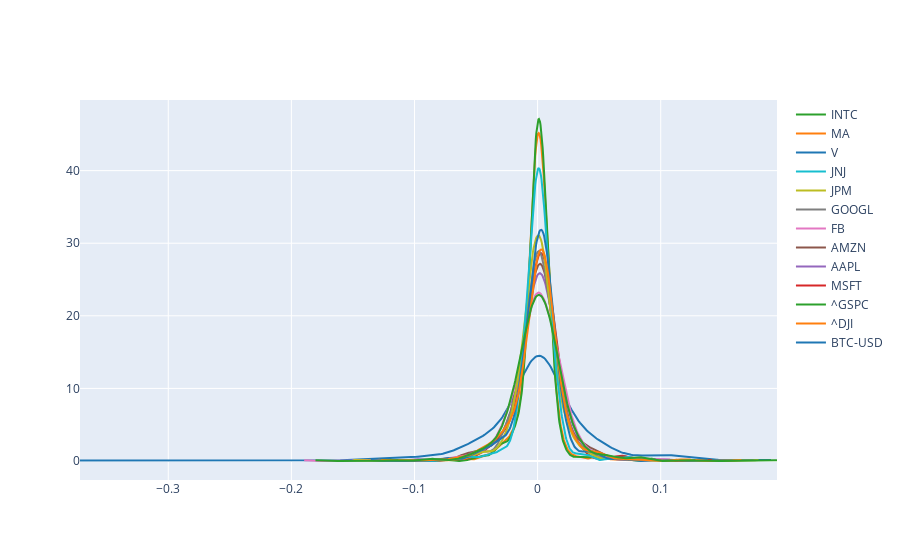

Notebook source saved alongside this figure:
### Code cell
import plotly.figure_factory as ff
import numpy as np
import pandas as pd

fig = ff.create_distplot([df_pct[c] for c in df_pct.columns], df_pct.columns, show_rug=False, show_hist=False)
fig.show()

### Figure 1 — Plotly figure (JSON) as saved in the notebook; plotly's stock layout.template omitted (floating-point values rounded to 4 significant figures; data arrays with more than 128 entries replaced by an {"elided": "..."} marker saying what was removed)
{"data": [{"legendgroup": "BTC-USD", "marker": {"color": "rgb(31, 119, 180)"}, "mode": "lines", "name": "BTC-USD", "showlegend": true, "type": "scatter", "x": {"elided": "500 float values"}, "xaxis": "x", "y": {"elided": "500 float values"}, "yaxis": "y"}, {"legendgroup": "^DJI", "marker": {"color": "rgb(255, 127, 14)"}, "mode": "lines", "name": "^DJI", "showlegend": true, "type": "scatter", "x": {"elided": "500 float values"}, "xaxis": "x", "y": {"elided": "500 float values"}, "yaxis": "y"}, {"legendgroup": "^GSPC", "marker": {"color": "rgb(44, 160, 44)"}, "mode": "lines", "name": "^GSPC", "showlegend": true, "type": "scatter", "x": {"elided": "500 float values"}, "xaxis": "x", "y": {"elided": "500 float values"}, "yaxis": "y"}, {"legendgroup": "MSFT", "marker": {"color": "rgb(214, 39, 40)"}, "mode": "lines", "name": "MSFT", "showlegend": true, "type": "scatter", "x": {"elided": "500 float values"}, "xaxis": "x", "y": {"elided": "500 float values"}, "yaxis": "y"}, {"legendgroup": "AAPL", "marker": {"color": "rgb(148, 103, 189)"}, "mode": "lines", "name": "AAPL", "showlegend": true, "type": "scatter", "x": {"elided": "500 float values"}, "xaxis": "x", "y": {"elided": "500 float values"}, "yaxis": "y"}, {"legendgroup": "AMZN", "marker": {"color": "rgb(140, 86, 75)"}, "mode": "lines", "name": "AMZN", "showlegend": true, "type": "scatter", "x": {"elided": "500 float values"}, "xaxis": "x", "y": {"elided": "500 float values"}, "yaxis": "y"}, {"legendgroup": "FB", "marker": {"color": "rgb(227, 119, 194)"}, "mode": "lines", "name": "FB", "showlegend": true, "type": "scatter", "x": {"elided": "500 float values"}, "xaxis": "x", "y": {"elided": "500 float values"}, "yaxis": "y"}, {"legendgroup": "GOOGL", "marker": {"color": "rgb(127, 127, 127)"}, "mode": "lines", "name": "GOOGL", "showlegend": true, "type": "scatter", "x": {"elided": "500 float values"}, "xaxis": "x", "y": {"elided": "500 float values"}, "yaxis": "y"}, {"legendgroup": "JPM", "marker": {"color": "rgb(188, 189, 34)"}, "mode": "lines", "name": "JPM", "showlegend": true, "type": "scatter", "x": {"elided": "500 float values"}, "xaxis": "x", "y": {"elided": "500 float values"}, "yaxis": "y"}, {"legendgroup": "JNJ", "marker": {"color": "rgb(23, 190, 207)"}, "mode": "lines", "name": "JNJ", "showlegend": true, "type": "scatter", "x": {"elided": "500 float values"}, "xaxis": "x", "y": {"elided": "500 float values"}, "yaxis": "y"}, {"legendgroup": "V", "marker": {"color": "rgb(31, 119, 180)"}, "mode": "lines", "name": "V", "showlegend": true, "type": "scatter", "x": {"elided": "500 float values"}, "xaxis": "x", "y": {"elided": "500 float values"}, "yaxis": "y"}, {"legendgroup": "MA", "marker": {"color": "rgb(255, 127, 14)"}, "mode": "lines", "name": "MA", "showlegend": true, "type": "scatter", "x": {"elided": "500 float values"}, "xaxis": "x", "y": {"elided": "500 float values"}, "yaxis": "y"}, {"legendgroup": "INTC", "marker": {"color": "rgb(44, 160, 44)"}, "mode": "lines", "name": "INTC", "showlegend": true, "type": "scatter", "x": {"elided": "500 float values"}, "xaxis": "x", "y": {"elided": "500 float values"}, "yaxis": "y"}], "layout": {"autosize": true, "barmode": "overlay", "hovermode": "closest", "legend": {"traceorder": "reversed"}, "xaxis": {"anchor": "y2", "autorange": true, "domain": [0, 1], "range": [-0.3717, 0.1945], "type": "linear", "zeroline": false}, "yaxis": {"anchor": "free", "autorange": true, "domain": [0, 1], "position": 0, "range": [-2.617, 49.73], "type": "linear"}}}
